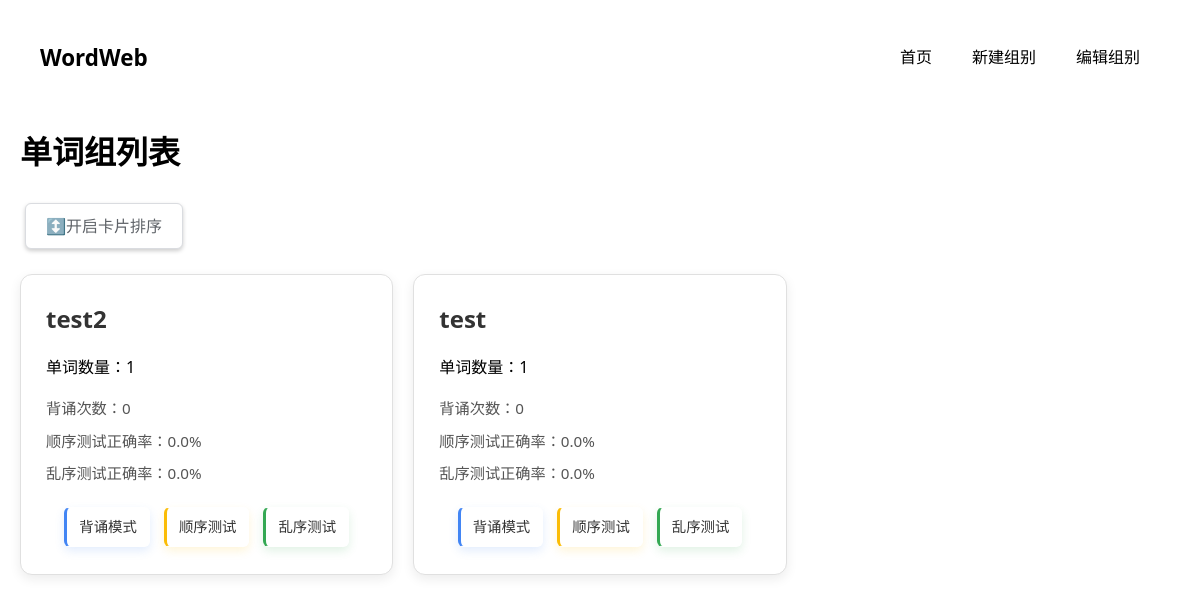
The page / on the database its author committed.
### app/models.py (models this page shows)
class WordGroup(db.Model):
    id = db.Column(db.Integer, primary_key=True)
    name = db.Column(db.String(100), unique=True, nullable=False)
    created_at = db.Column(db.DateTime, default=datetime.utcnow)
    order_index = db.Column(db.Integer, default=0)  # 添加排序字段
    words = db.relationship('Word', backref='group', lazy='dynamic', cascade='all, delete-orphan')
    stats = db.relationship('GroupStats', backref='group', uselist=False, cascade='all, delete-orphan')

class GroupStats(db.Model):
    id = db.Column(db.Integer, primary_key=True)
    group_id = db.Column(db.Integer, db.ForeignKey('word_group.id'), unique=True)
    study_count = db.Column(db.Integer, default=0)
    order_quiz_count = db.Column(db.Integer, default=0)
    random_quiz_count = db.Column(db.Integer, default=0)
    last_score = db.Column(db.Float, default=0.0)  # 顺序测试正确率
    random_last_score = db.Column(db.Float, default=0.0)  # 乱序测试正确率

### app/blueprints/main.py (the view)
@main_bp.route('/')
def index():
    groups = WordGroup.query.order_by(WordGroup.order_index, WordGroup.created_at).all()
    return render_template('index.html', groups=groups)

### app/templates/index.html (shortened to what this page needs)
{% extends "base.html" %}
{% block content %}
<h1>单词组列表</h1>
<div class="sort-controls" style="margin-bottom: 20px;">
    <button id="toggle-drag-mode" class="btn btn-secondary">
        <span class="btn-icon">↕️</span> 开启卡片排序
    </button>
</div>
<div class="group-list" id="sortable-groups">
    {% for group in groups %}
    <div class="group-card
        "
        data-id="{{ group.id }}"
        data-order="{{ group.order_index or loop.index }}">
        <h2>{{ group.name }}</h2>
        <p>单词数量：{{ group.words.count() }}</p>
        <div class="stats">
            <span>背诵次数：{{ group.stats.study_count }}</span>
            <span>顺序测试正确率：{{ "%.1f"|format(group.stats.last_score*100) }}%</span>
            <span>乱序测试正确率：{{ "%.1f"|format((group.stats.random_last_score or 0)*100) }}%</span>
        </div>
        <div class="actions">
            <a href="{{ url_for('practice.study_mode', group_id=group.id) }}" class="btn glass-btn study">背诵模式</a>
            <a href="{{ url_for('practice.quiz_mode', group_id=group.id, mode='order') }}" class="btn glass-btn order">顺序测试</a>
            <a href="{{ url_for('practice.quiz_mode', group_id=group.id, mode='random') }}" class="btn glass-btn random">乱序测试</a>
        </div>
    </div>
    {% endfor %}
</div>
{% endblock %}

### app/templates/base.html (shortened to what this page needs)
<!DOCTYPE html>
<html>
<head>
    <link rel="stylesheet" href="{{ url_for('static', filename='style.css') }}">
</head>
<body>
    <nav>
        <a href="{{ url_for('main.index') }}" class="brand">WordWeb</a>
        <div class="nav-links">
            <a href="{{ url_for('main.index') }}">首页</a>
            <a href="{{ url_for('groups.create_group') }}">新建组别</a>
            <a href="{{ url_for('groups.manage_groups') }}">编辑组别</a>
        </div>
    </nav>
    <div class="container">
        {% block content %}{% endblock %}
    </div>
</body>
</html>

### app/static/style.css (style rules this page uses)
body { font-family: 'Segoe UI', Tahoma, Geneva, Verdana, sans-serif; max-width: 1200px; margin: 0 auto; padding: 20px; line-height: 1.6; }
nav { background: #f8f9fa; padding: 15px; margin-bottom: 30px; border-radius: 5px; }
nav a { margin-right: 20px; text-decoration: none; color: #333; }
.group-list { display: grid; grid-template-columns: repeat(auto-fill, minmax(300px, 1fr)); gap: 20px; }
.group-card { background: #fff; border: 1px solid #ddd; border-radius: 8px; padding: 20px; box-shadow: 0 2px 4px rgba(0,0,0,0.1); }
.group-card h2 { margin-top: 0; color: #2c3e50; }
.stats span { display: block; margin: 5px 0; font-size: 0.9em; color: #666; }
.group-card { background: #fff; border-radius: 12px; padding: 25px; margin-bottom: 20px; box-shadow: 0 4px 12px rgba(0,0,0,0.08); border: 1px solid #e0e0e0; transition: transform 0.2s ease, box-shadow 0.2s ease; }
.group-card h2 { margin-top: 0; margin-bottom: 15px; color: #333; font-size: 1.5rem; }
.stats { margin: 15px 0; }
.stats span { display: block; margin: 8px 0; font-size: 0.95rem; color: #555; }
.actions { display: flex; flex-wrap: wrap; gap: 8px; margin-top: 15px; }
.btn { display: inline-block; padding: 10px 18px; margin: 5px; border: none; border-radius: 6px; box-shadow: 0 2px 4px rgba(0,0,0,0.2); text-decoration: none; text-align: center; font-weight: 500; font-size: 1rem; cursor: pointer; transition: all 0.3s ease; }
button.btn, a.btn { font-size: 1rem; font-family: inherit; line-height: 1.5; }
.btn-secondary { background: #6c757d; color: white; }
.group-card .btn { padding: 8px 12px; font-size: 0.9rem; margin: 3px; }
.group-card .actions { display: flex; flex-wrap: nowrap; justify-content: space-between; gap: 5px; margin-top: 15px; width: 100%; }
@media (min-width: 768px) { .group-list { grid-template-columns: repeat(auto-fill, minmax(350px, 1fr)); } }
.actions .btn { margin: 2px; }
nav { background: white; padding: 15px 20px; margin-bottom: 30px; border-radius: var(--border-radius); box-shadow: var(--card-shadow); display: flex; justify-content: space-between; align-items: center; }
nav .brand { font-size: 1.4rem; font-weight: bold; color: var(--primary-color); text-decoration: none; }
nav .nav-links { display: flex; gap: 20px; }
nav a { position: relative; margin-right: 20px; text-decoration: none; color: var(--medium-text); padding: 5px 0; font-weight: 500; transition: color var(--transition-speed); }
nav a::after { content: ''; position: absolute; bottom: 0; left: 0; width: 0; height: 2px; background-color: var(--primary-color); transition: width var(--transition-speed); }
.btn { display: inline-flex; align-items: center; justify-content: center; padding: 10px 20px; font-weight: 500; font-size: 1rem; border-radius: 6px; cursor: pointer; transition: all 0.2s ease; text-decoration: none; }
.btn-secondary { background: white; color: #5f6368; border: 1px solid #dadce0; }
.glass-btn { background: rgba(255, 255, 255, 0.25); backdrop-filter: blur(10px); -webkit-backdrop-filter: blur(10px); border: 1px solid rgba(255, 255, 255, 0.3); box-shadow: 0 4px 6px rgba(0, 0, 0, 0.1), 0 1px 3px rgba(0, 0, 0, 0.08); color: rgba(0, 0, 0, 0.8); transition: all 0.3s ease; padding: 10px 15px; }
.glass-btn.study { border-left: 3px solid #4285f4; box-shadow: 0 4px 10px rgba(66, 133, 244, 0.15); }
.glass-btn.order { border-left: 3px solid #fbbc05; box-shadow: 0 4px 10px rgba(251, 188, 5, 0.15); }
.glass-btn.random { border-left: 3px solid #34a853; box-shadow: 0 4px 10px rgba(52, 168, 83, 0.15); }
.group-card .actions { justify-content: center; margin-top: 20px; gap: 10px; }
.group-list { display: grid; grid-template-columns: repeat(auto-fill, minmax(300px, 1fr)); gap: 20px; min-height: 100px; }

### rows shown on the page
WordGroup: name "test2", words.count "1", stats.study_count "0"
GroupStats: group.stats.last_score*100 "0.0", (group.stats.random_last_scoreor0)*100 "0.0"
WordGroup: name "test", words.count "1", stats.study_count "0"
GroupStats: group.stats.last_score*100 "0.0", (group.stats.random_last_scoreor0)*100 "0.0"
